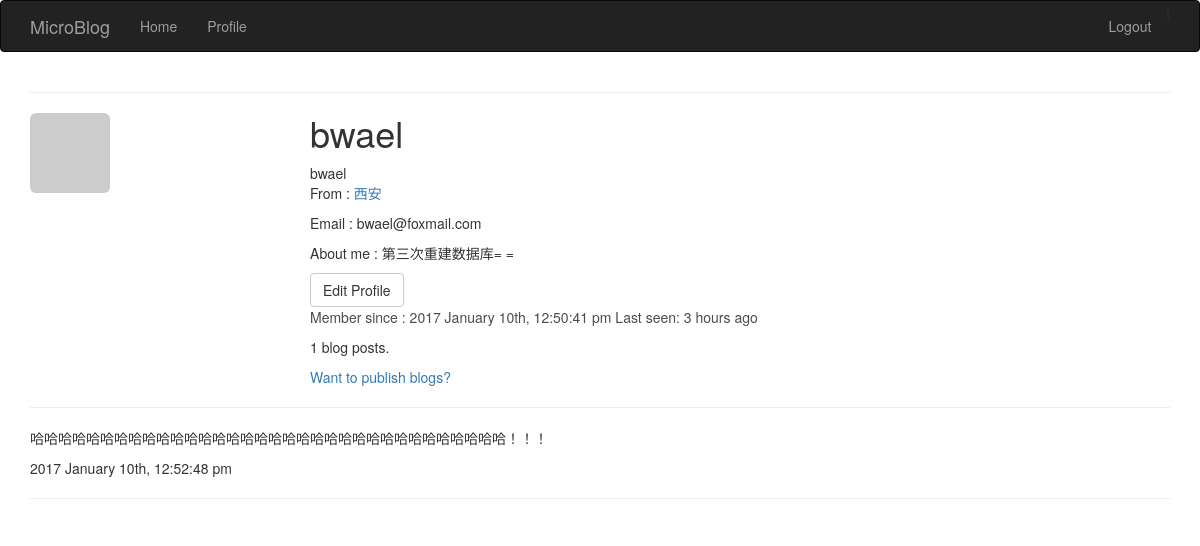
Before: /user/1 (signed in) with the older database file.
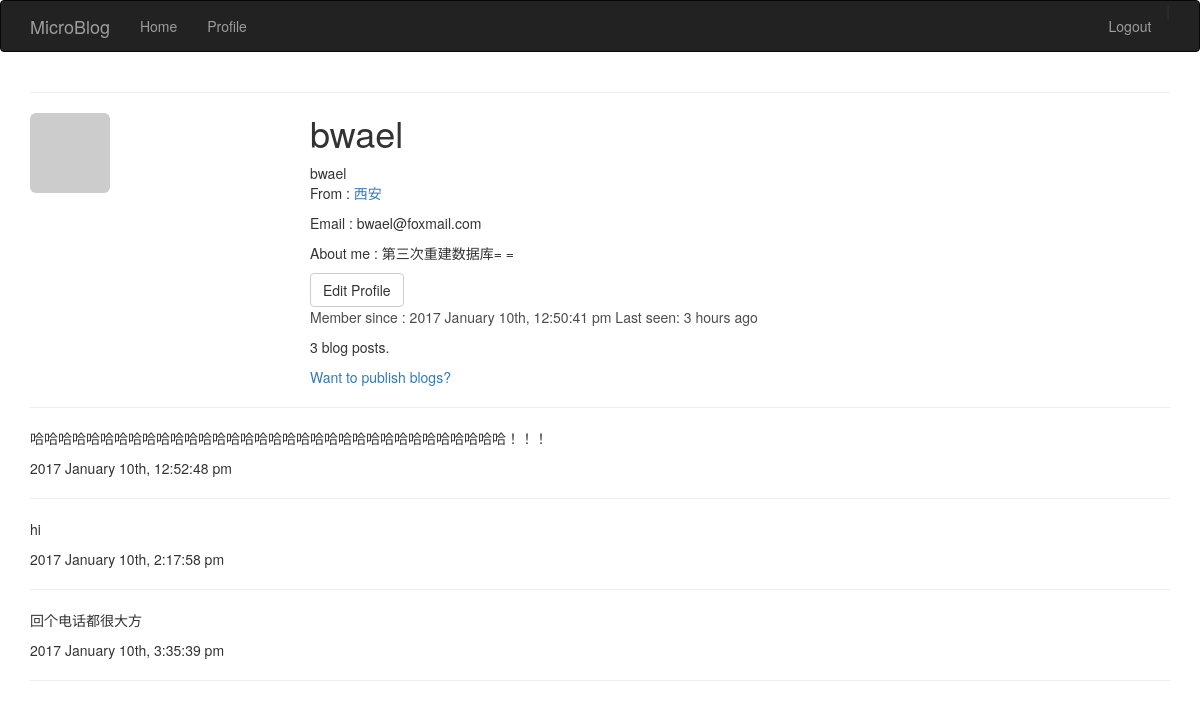
After: the same page with the newer database file.
### app/models.py (models this page shows, shortened)
class User(db.Model):
    id = db.Column(db.Integer, primary_key = True)
    name = db.Column(db.String(64), index = True, unique = True)
    email = db.Column(db.String(120), index = True, unique = True)
    role_id = db.Column(db.Integer, db.ForeignKey('role.id'))
    password_hash = db.Column(db.String(128))
    posts = db.relationship('Post', backref = 'author', lazy = 'dynamic')
    location = db.Column(db.String(64))
    about_me = db.Column(db.String(140))
    member_since = db.Column(db.DateTime(), default=datetime.now)
    last_seen = db.Column(db.DateTime(), default=datetime.now)
    avatar_hash = db.Column(db.String(32))
    def gravatar(self, size=100, default='identicon', rating='g'):
        if request.is_secure:
            url = 'https://secure.gravatar.com/avatar'
        else:
            url = 'http://www.gravatar.com/avatar'
        hash = self.avatar_hash or hashlib.md5(
            self.email.encode('utf-8')).hexdigest()
        return '{url}/{hash}?s={size}&d={default}&r={rating}'.format(
            url=url, hash=hash, size=size, default=default, rating=rating)
    @property
    def password(self):
        raise AttributeError('password is not a readable attribute')

class Post(db.Model):
    id = db.Column(db.Integer, primary_key = True)
    body = db.Column(db.String(140))
    timestamp = db.Column(db.DateTime)
    user_id = db.Column(db.Integer, db.ForeignKey('user.id'))

### app/views.py (the view)
@app.route('/user/<int:user_id>',defaults = {'page':1}, methods = ['GET', 'POST'])
@app.route('/user/<int:user_id>/page/<int:page>', methods = ['GET', 'POST'])
@login_required
def users(user_id, page):
    user = User.query.filter(User.id == user_id).first()
    if not user:
        flash('The user is not exist!')
        return redirect(url_for('index'))
    if user_id != current_user.id:
        flash('Sorry, you can only view your profile!', 'error')
        return redirect(url_for('index'))
    pagination = Post.query.filter_by(
        user_id = current_user.id
        ).order_by(
        db.desc(Post.timestamp)
        ).paginate(page, PER_PAGE, False)
    blogs = user.posts.all()
    return render_template(
        'user.html',
        user = user,
        blogs = blogs)

### app/views.py (called while the page is built)
@lm.user_loader
def load_user(user_id):
    return User.query.get(int(user_id))

### app/templates/user.html (shortened to what this page needs)
{% extends "base.html" %}
{% block page_content %}
<div calss="page-header">
<img class="img-rounded profile-thumbnail" src="{{ user.gravatar(size=256) }}">
<div class="profile-header">
<h1>{{ user.name }}</h1>
{% if user.name or user.location %}
        <p>
            {% if user.name %}{{ user.name }}<br>{% endif %}
            {% if user.location %}
                From : <a href="https://maps.google.com/?q={{ user.location }}">{{ user.location }}</a><br>
            {% endif %}
        </p>
{% endif %}
<p>Email : {{ user.email }}</p>
<p>About me : {{ user.about_me }}</p>
{% if user == current_user %}
<a class="btn btn-default" href="{{ url_for('edit_profile',user_id = current_user.id) }}">
    Edit Profile
</a>
{% endif %}
<p style="color:#4c4c4c;">
Member since : {{ moment(user.member_since).format('YYYY MMMM Do, h:mm:ss a') }}
    Last seen: {{ moment(user.last_seen).fromNow() }}
</p>
<p>{{ user.posts.count() }} blog posts. </p>
<a href="{{ url_for('publish', user_id=user.id) }}">Want to publish blogs?</a>
</div>
<hr />
{% if blogs | length %}
    {% for blog in blogs %}
    <p>{{ blog.body }}</p>
    <p>{{ moment(blog.timestamp).format('YYYY MMMM Do, h:mm:ss a') }}</p>
    <hr />
    {% endfor %}
{% else %}
    <p style="color:blue;">the guy is so lazy.....</p>
{% endif %}
</div>
{% endblock %}

### app/templates/base.html (shortened to what this page needs)
{% extends "bootstrap/base.html" %}
{% block head %}
{{ super() }}
<link rel="stylesheet" type="text/css" href="{{ url_for('static', filename='styles.css') }}">
{% endblock %}
{% block navbar %}
<div class="navbar navbar-inverse" role="navigation">
    <div class="container">
        <div class="navbar-header">
            <a class="navbar-brand" href="/">
                MicroBlog
            </a>
        </div>
        <div class="navbar-collapse collapse">
            <ul class="nav navbar-nav">
                <li>
                    <a href="{{ url_for('index') }}">
                        Home
                    </a>
                </li>
                {% if current_user.is_authenticated %}
                <li>
                    <a href="{{ url_for('users', user_id=current_user.id) }}">
                        Profile
                    </a>
                </li>
                {% endif %}
            </ul>
            <ul class="nav navbar-nav navbar-right">
                {% if not current_user.is_authenticated %}
                |
                <li>
                    <a href="{{ url_for('login') }}">
                        Log in
                    </a>
                </li>
                or
                <li>
                    <a href="{{ url_for('sign_up') }}">
                        Sign up
                    </a>
                </li>
                {% else %}
                <li>
                    <a href="{{ url_for('logout') }}">
                        Logout
                    </a>
                </li>
                {% endif %}
            </ul>
        </div>
    </div>
</div>
{% endblock %}
{% block content %}
<div class="container">
{% block message %}
    <hr />
{% endblock %}
{% block page_content %}{% endblock %}
</div>
{% endblock %}

### app/static/styles.css (style rules this page uses)
.profile-thumbnail { position: absolute; }
.profile-header { min-height: 260px; margin-left: 280px; }

Changed rows visible on the page:
added Post: body "hi", timestamp "2017 January 10th, 2:17:58 pm"
added Post: body "回个电话都很大方", timestamp "2017 January 10th, 3:35:39 pm"
Other visible differences:
{{ user.posts.count() }}: "1" → "3"
